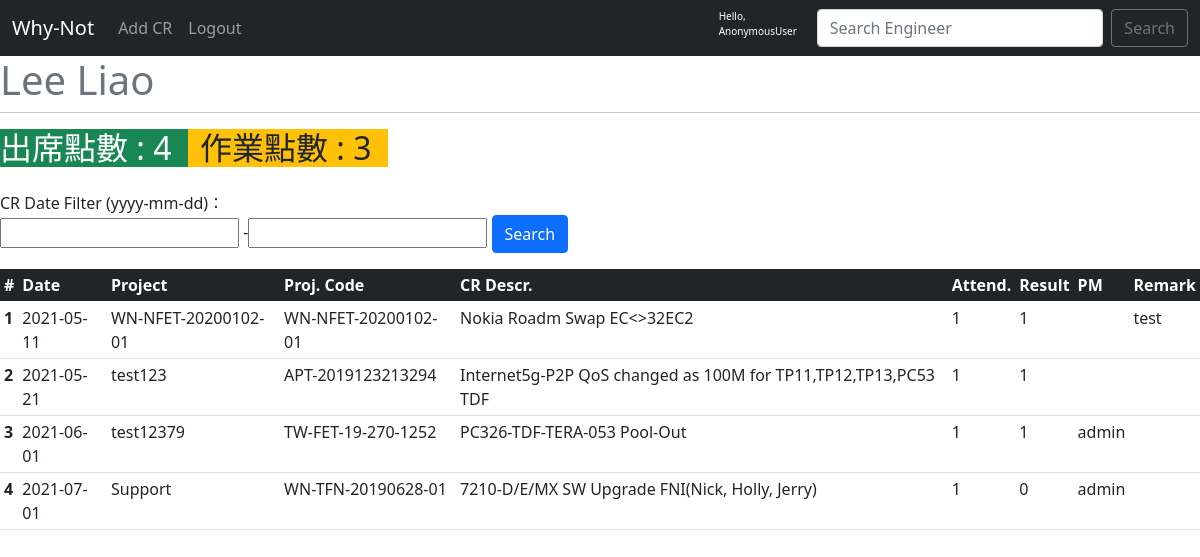
Page /5/ on the earlier database version.
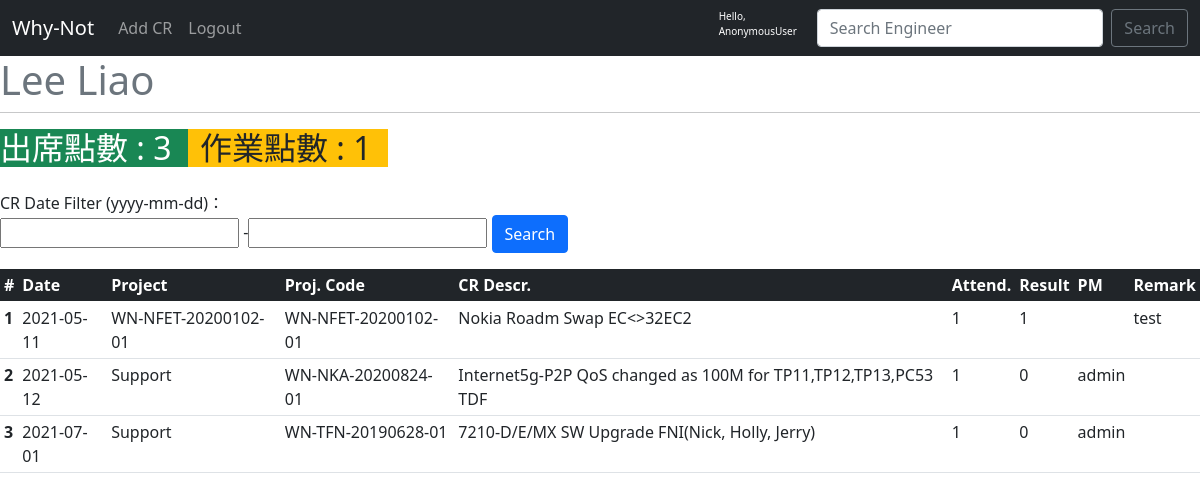
Same page on the later database version.
### cr/models.py (models this page shows, shortened)
class Task(models.Model):
    class Meta:
        ordering = ['cr_date']
    user = models.ForeignKey(Engineer, on_delete=models.CASCADE)
    pm = models.ForeignKey(st.AUTH_USER_MODEL, null=True, on_delete=models.SET_NULL)
    cr_date = models.DateField()
    project_name = models.CharField(max_length=200, blank=True)
    cr_description = models.CharField(max_length=100)
    cr_project_code = models.CharField(max_length=100)
    attendance_point = models.SmallIntegerField(
        choices=(
        (0, "Failed"),
        (1, "Okay"),
    )
    )
    result_point = models.SmallIntegerField(
        choices=(
        (0, "Failed"),
        (1, "Okay"),
    )
    )
    remark = models.CharField(max_length=100, blank=True)

### cr/views.py (the view)
# urls.py: path('<int:user_id>/', views.detail, name='detail'),
def detail(request, user_id):
    user = get_object_or_404(Engineer, pk=user_id)
    current_user = request.user.username
    eng = Engineer.objects.get(pk=user_id)
    task_date = user.task_set.all()
    myFilter = TaskFilter(request.GET, queryset=task_date)
    task_date = myFilter.qs
    attendance_p = task_date.aggregate(Sum('attendance_point'))
    result_p = task_date.aggregate(Sum('result_point'))
    context = {
        'current_user': current_user,
        'user': user,
        'att_p': attendance_p,
        'result_p': result_p,
        'myFilter': myFilter,
        'task_date': task_date,
    }
    return render(request, 'detail.html', context)

### cr/templates/detail.html (shortened to what this page needs)
{% extends 'base.html' %}
{% load crispy_forms_tags %}
{% block content %}
<div class="col">
  <div class="row">
    <small class="text-muted center h1">{{ user.name }}</small><hr/>
    <dl class="row">
      {% for key, value in att_p.items %}
      <dt class="col-sm-2 bg-success text-white h2">出席點數 : {{ value }}</dt>
      {% endfor %}
      {% for key, value in result_p.items %}
      <dt class="col-sm-2 bg-warning text-dark h2">作業點數 : {{ value }}</dt>
      {% endfor %}
    </dl>
    <form method="GET">
      CR Date Filter (yyyy-mm-dd)：
      <div class="row">
        <div class="col pb-3">
          {{ myFilter.form}}
          <button class="btn btn-primary" type="submit">Search</button>
        </div>
        <div class="col">
        </div>
      </div>
    </form>
  </div>
</div>
<table class="table table-sm table-hover">
    <thead class="table-dark">
      <tr>
        <th scope="col">#</th>
        <th scope="col">Date</th>
        <th scope="col">Project</th>
        <th scope="col">Proj. Code</th>
        <th scope="col">CR Descr.</th>
        <th scope="col">Attend.</th>
        <th scope="col">Result</th>
        <th scope="col">PM</th>
        <th scope="col">Remark</th>
      </tr>
    </thead>
    <tbody>
        {% for project in task_date %}
      <tr>
        <th scope="row">{{ forloop.counter }}</th>
            <td>{{ project.cr_date|date:"Y-m-d" }}</td>
            <td>{{ project.project_name }}</td>
            <td>{{ project.cr_project_code }}</td>
            <td>{{ project.cr_description }}</td>
            <td>{{ project.attendance_point }}</td>
            <td>{{ project.result_point }}</td>
            <td>{{ project.pm.username }}</td>
            <td>{{ project.remark }}</td>
        {% endfor %}
      </tr>
    </tbody>
  </table>
{% endblock content %}

Differences in the rows shown:
removed Task: cr_date "2021-05-21", project_name "test123", cr_project_code "APT-2019123213294", cr_description "Internet5g-P2P QoS changed as 100M for TP11,TP12,TP13,PC53 TDF", attendance_point "1", result_point "1"
removed Task: cr_date "2021-06-01", project_name "test12379", cr_project_code "TW-FET-19-270-1252", cr_description "PC326-TDF-TERA-053 Pool-Out", attendance_point "1", result_point "1", pm.username "admin"
added Task: cr_date "2021-05-12", project_name "Support", cr_project_code "WN-NKA-20200824-01", cr_description "Internet5g-P2P QoS changed as 100M for TP11,TP12,TP13,PC53 TDF", attendance_point "1", result_point "0", pm.username "admin"
Other differences:
new list line: "出席點數 : 3"
new list line: "作業點數 : 1"
list line gone: "出席點數 : 4"
list line gone: "作業點數 : 3"
